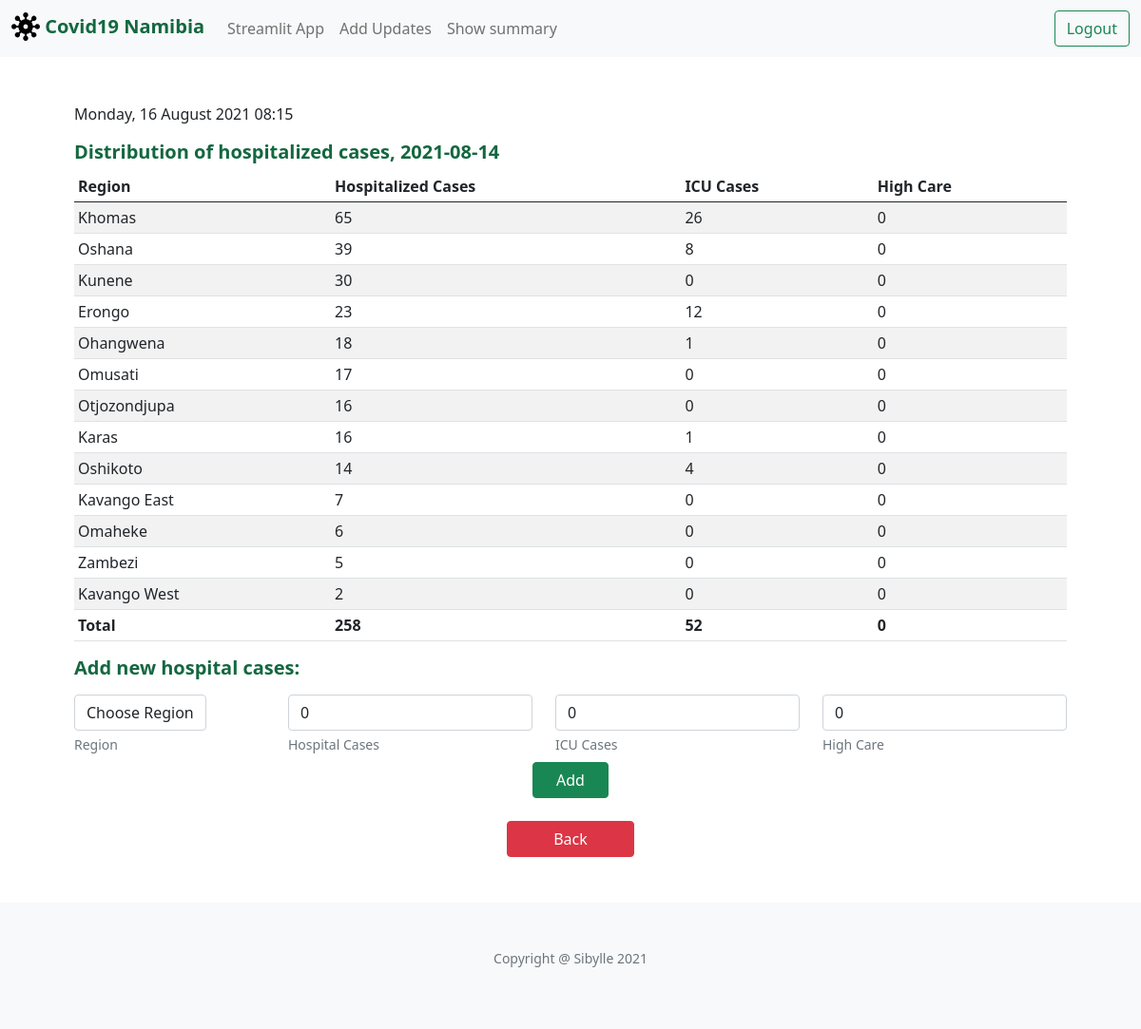
Page /add_hospitalization (signed in) on the committed database.
### tables this page shows
CREATE TABLE hospitalization(id INTEGER PRIMARY KEY, hospital_date TEXT NOT NULL, region TEXT NOT NULL, hospital_cases INTEGER, icu_cases INTEGER, update_date TEXT NOT NULL, high_care INTEGER);

### application.py (the view)
@app.route("/add_hospitalization", methods=["GET", "POST"])
@login_required
def add_hospitalization():
    now=datetime.now(timezone("Africa/Johannesburg"))
    date_now=now.date()
    row = db.execute("SELECT * FROM active_date")
    new_date_str=row[0]['active_date']
    new_date = datetime.strptime(new_date_str, '%Y-%m-%d').date()
    region_list=[]
    temp = db.execute("SELECT DISTINCT region FROM districts")
    for d in temp:
        region_list.append(d['region'])
    region_list.append("unknown")
    if request.method == "POST":
        if not request.form.get("region"):
            return apology("must provide region", 400)
        if not request.form.get("new_hospital_cases"):
            no_hospital_cases=0
        else:
            no_hospital_cases=int(request.form.get("new_hospital_cases"))
        if not request.form.get("new_icu_cases"):
            no_icu_cases=0
        else:
            no_icu_cases=int(request.form.get("new_icu_cases"))
        if not request.form.get("high_care"):
            no_high_care=0
        else:
            no_high_care=int(request.form.get("high_care"))
        region = request.form.get("region")
        check=db.execute("SELECT * FROM hospitalization WHERE hospital_date LIKE ? AND region LIKE ? ", new_date,region)
        if len(check)== 1:
            return render_template("update_hospitalization.html",new_date=new_date,check=check[0],now=now)
        db.execute("INSERT INTO hospitalization(hospital_date,region,hospital_cases,icu_cases,high_care,update_date) VALUES (?,?,?,?,?,?)", new_date,region,no_hospital_cases,no_icu_cases,no_high_care,date_now)
        rows = db.execute("SELECT * FROM hospitalization WHERE hospital_date LIKE ? ORDER BY hospital_cases DESC", new_date)
        return render_template("add_hospitalization.html",new_date=new_date,region_list=region_list,new_hospitalization=rows,now=now)
    else:
        rows = db.execute("SELECT * FROM hospitalization WHERE hospital_date LIKE ? ORDER BY hospital_cases DESC", new_date)
        return render_template("add_hospitalization.html",new_date=new_date,region_list=region_list,new_hospitalization=rows,now=now)

### application.py (called while the page is built)
def login_required(f):
    @wraps(f)
    def decorated_function(*args, **kwargs):
        if session.get("user_id") is None:
            return redirect("/login")
        return f(*args, **kwargs)
    return decorated_function

@app.after_request
def after_request(response):
    response.headers["Cache-Control"] = "no-cache, no-store, must-revalidate"
    response.headers["Expires"] = 0
    response.headers["Pragma"] = "no-cache"
    return response

### templates/add_hospitalization.html (shortened to what this page needs)
{% extends "layout.html" %}
{% block main %}
  <p>{{ now.strftime("%A, %d %B %Y %H:%M") }}</p>
  <h5>Distribution of hospitalized cases, {{ new_date }}</h5>
  <table class="table table-sm table-striped">
    <thead>
        <tr>
            <th scope="col">Region</th>
            <th scope="col">Hospitalized Cases</th>
            <th scope="col">ICU Cases</th>
            <th scope="col">High Care</th>
        </tr>
    </thead>
    <tbody>
        {% if new_hospitalization %}
        {% for row in new_hospitalization %}
        <tr>
            <td class="text-left">{{ row.region }}</td>
            <td class="text-left">{{ row.hospital_cases }}</td>
            <td class="text-left">{{ row.icu_cases }}</td>
            <td class="text-left">{{ row.high_care }}</td>
        </tr>
        {% endfor %}
        <tr>
            <td class="text-left" ><strong>Total</strong></td>
            <td class="text-left"> <strong>{{ new_hospitalization|sum("hospital_cases") }}</strong>
            <td class="text-left"> <strong>{{ new_hospitalization|sum("icu_cases") }}</strong>
            <td class="text-left"> <strong>{{ new_hospitalization|sum("high_care") }}</strong>
        </tr>
        {% endif %}
    </tbody>
  </table>
  <form action="/add_hospitalization" method="post">
        <h5 class="mb-3"> Add new hospital cases:</h5>
        <div class="row">
            <div class="col mb-2">
                <select class="form-control" name="region">
                <option disabled selected value="">Choose Region</option>
                </select>
                <div class="form-text">Region</div>
            </div>
            <div class="form-group col mb-2">
                <input autocomplete="off" autofocus class="form-control" name="new_hospital_cases" placeholder="0" value="0" type="number">
                <div class="form-text">Hospital Cases</div>
            </div>
            <div class="form-group col mb-2">
                <input autocomplete="off" autofocus class="form-control" name="new_icu_cases" placeholder="0" value="0" type="number">
                <div class="form-text">ICU Cases</div>
            </div>
            <div class="form-group col mb-2">
                <input autocomplete="off" autofocus class="form-control" name="high_care" placeholder="0" value="0" type="number">
                <div class="form-text">High Care</div>
            </div>
            <div class="col text-center">
                <button class="btn btn-success px-4" type="submit">Add</button>
            </div>
        </div>
  </form>
  <div class="text-center mt-4">
      <a class="btn btn btn-danger px-5" href="./" role="button">Back</a>
  </div>
{% endblock %}

### static/styles.css (style rules this page uses)
body { font-weight: 400; font-style: normal; font-size: 16px; opacity: 1; visibility: visible; }
h2,h5 { color: #146740; font-weight:600; }
.form-control { display: inline-block; width: auto; }

### rows in the picture
hospitalization: region "Khomas", hospital_cases "65", icu_cases "26", high_care "0"
hospitalization: region "Oshana", hospital_cases "39", icu_cases "8", high_care "0"
hospitalization: region "Kunene", hospital_cases "30", icu_cases "0", high_care "0"
hospitalization: region "Erongo", hospital_cases "23", icu_cases "12", high_care "0"
hospitalization: region "Ohangwena", hospital_cases "18", icu_cases "1", high_care "0"
hospitalization: region "Omusati", hospital_cases "17", icu_cases "0", high_care "0"
hospitalization: region "Otjozondjupa", hospital_cases "16", icu_cases "0", high_care "0"
hospitalization: region "Karas", hospital_cases "16", icu_cases "1", high_care "0"
hospitalization: region "Oshikoto", hospital_cases "14", icu_cases "4", high_care "0"
hospitalization: region "Kavango East", hospital_cases "7", icu_cases "0", high_care "0"
hospitalization: region "Omaheke", hospital_cases "6", icu_cases "0", high_care "0"
hospitalization: region "Zambezi", hospital_cases "5", icu_cases "0", high_care "0"
hospitalization: region "Kavango West", hospital_cases "2", icu_cases "0", high_care "0"

### other values in the picture
{{ now.strftime("%A, %d %B %Y %H:%M") }} "Monday, 16 August 2021 08:15"
{{ new_date }} "2021-08-14"
{{ new_hospitalization|sum("hospital_cases") }} "258"
{{ new_hospitalization|sum("icu_cases") }} "52"
{{ new_hospitalization|sum("high_care") }} "0"
